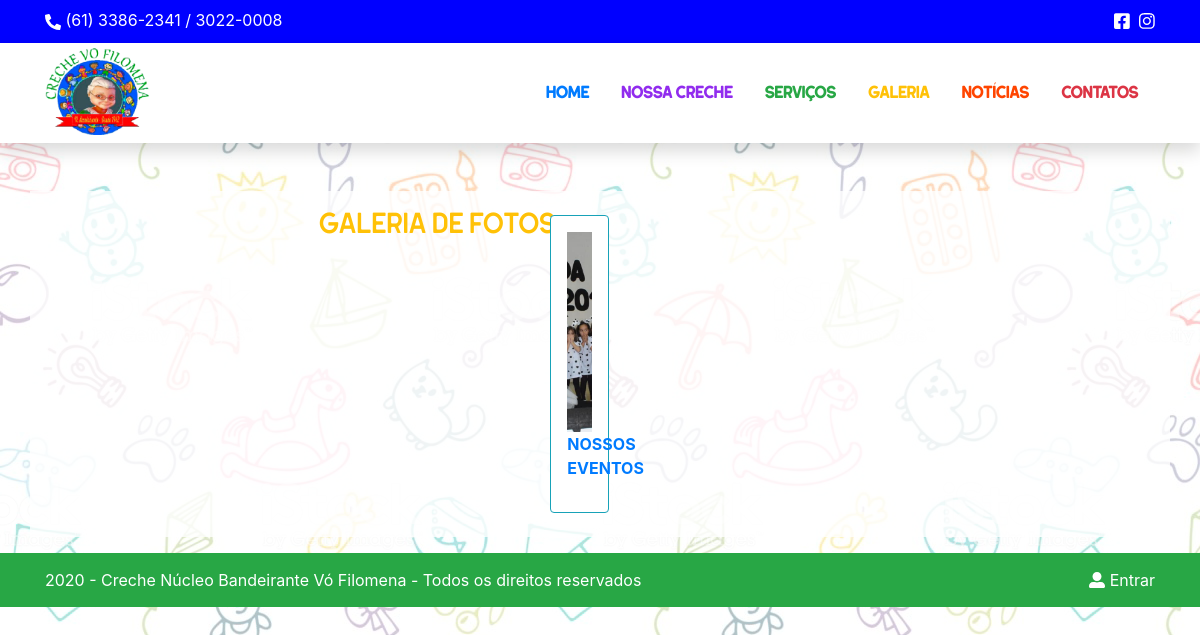
Page /index.php/site/Galeria on the committed database.
### tables this page shows
CREATE TABLE `album` (
  `id_album` int(11) NOT NULL,
  `titulo_album` varchar(200) DEFAULT NULL,
  `img_album` text,
  `pasta_album` varchar(100) NOT NULL,
  `create_album` datetime DEFAULT NULL,
  `alter_album` datetime DEFAULT NULL
);

### application/controllers/Site.php (called while the page is built, shortened)
<?php
class Site extends CI_Controller {
	public function Galeria() {
		$NumReg = 16;
		$this->load->model('Galeria_model');
		$galeria = $this->Galeria_model->MostraAlbumSite($NumReg);
		$dados = array('titulo' =>'Galeria - Creche Núcleo Bandeirante Vó Filomena', 'galeria' => $galeria);
		$this->load->view('galeria', $dados);
	}
}

### index.php (called while the page is built, shortened)
<?php
require_once BASEPATH.'core/CodeIgniter.php';

### application/models/Galeria_model.php (called while the page is built, shortened)
<?php
class Galeria_model extends CI_Model {
	public function MostraAlbumSite($NumReg) {
		$this->db->limit($NumReg);
		return $this->db->get('album')->result();
	}
}

### application/views/galeria.php (the view, shortened to what this page needs)
<!DOCTYPE html>
<html lang="pt-br">
<head>
    <link rel="stylesheet" href="<?= base_url('assets/css/bootstrap.min.css');?>" rel="stylesheet">
    <link rel="stylesheet" href="<?= base_url('assets/css/style.css');?>" rel="stylesheet">
</head>
<body>
    <div class="row top">
        <div class="container">
            <div class="row">
                <div class="col-lg-8 ">
                    <i class="fas fa-phone-alt align-middle"></i> (61) 3386-2341 / 3022-0008
                </div>
                <div class="col-lg-4 text-right">
                    <a href="https://www.facebook.com/CrecheVoFilomenaNucleoBandeirante/?ref=br_rs" target="_blank" class="text-white top-social" title="Facebook"><i class="fab fa-facebook-square"></i></a>
                    <a href="https://www.instagram.com/explore/locations/1015808779/creche-vo-filomena-nucleo-bandeirante/?hl=pt-br" target="_blank" class="text-white top-social" title="Instagram"><i class="fab fa-instagram"></i></a>
                </div>
            </div>
        </div>
    </div>
    <div class="row header sticky-top shadow bg-white">
        <div class="container">
            <div class="row">
                <div class="col-lg-4">
                    <img src="<?= base_url('assets/img/logo_creche.png');?>" alt="" class="img-fluid" width="30%">
                </div>
                <div class="col-lg-8 align-middle">
                    <ul class="nav menu justify-content-end mt-4">
                        <li class="nav-item">
                            <a class="nav-link text-primary" href="<?= site_url();?>/">HOME</a>
                        </li>
                        <li class="nav-item">
                            <a class="nav-link text-purple" href="<?= site_url();?>/#NossaCreche">NOSSA CRECHE</a>
                        </li>
                        <li class="nav-item">
                            <a class="nav-link text-success" href="<?= site_url();?>/#Servicos">SERVIÇOS</a>
                        </li>
                        <li class="nav-item">
                            <a class="nav-link text-warning" href="<?= site_url();?>/#Galeria">GALERIA</a>
                        </li>
                        <li class="nav-item">
                            <a class="nav-link text-orage" href="<?= site_url();?>/#Noticias">NOTÍCIAS</a>
                        </li>
                        <li class="nav-item">
                            <a class="nav-link text-danger" href="<?= site_url();?>/#Contatos">CONTATOS</a>
                        </li>
                    </ul>
                </div>
            </div>
        </div>
    </div>
    <div class="bg_galeria">
        <div class="container" id="Galeria">
            <div class="row mt-5 p-3 bg_fundo justify-content-md-center">
                <h3 class="text-warning">Galeria de Fotos</h3>
                <div class="row">
                <?php
                    foreach($galeria as $value => $gl) {
                ?>
                    <div class="col col-lg-2 border border-info rounded p-3 m-2 bg-white">
                        <a href="<?= site_url('Site/Album/'.$galeria[$value]->id_album);?>">
                            <img src="<?= base_url($galeria[$value]->img_album);?>" class="img-fluid capas popupimage" alt="">
                            <div class="col text-left p-0">
                                <p><b><?= $galeria[$value]->titulo_album; ?></b></p>
                            </div>
                        </a>
                    </div>
                <?php
                    }
                ?>
                </div>
            </div>
        </div>
    </div>
    <div class="row rodape bg-success mt-3">
        <div class="container">
            <div class="row text-white">
                <div class="col-lg-8">
                    <?= date('Y').' - Creche Núcleo Bandeirante Vó Filomena - Todos os direitos reservados ' ?>
                </div>
                <div class="col-lg-4 text-right">
                    <a href="<?= site_url('Login');?>" target="_blank" class="text-white"><i class="fas fa-user-alt"></i> Entrar</a>
                </div>
            </div>
        </div>
    </div>
</body>
</html>

### assets/css/style.css (style rules this page uses)
* { margin: 0; padding: 0; }
body { background-image: url(../img/bg.png); }
.top { margin: 0; padding: 8px 0; background-color: #0000FF; font-size: 16px; color: #FFFFFF; }
.header { margin: 0; height: 100px; padding: 5px 0; background-color: #fffff; }
.top-social { font-size: 18px; margin-left: 5px; }
.menu { margin: 0; font-weight: bold; font-family: 'Hillstown', Arial, Helvetica, sans-serif; }
.text-orage { color: #FF4500; }
.text-purple { color: #912CEE; }
h3 { font-family: 'Hillstown', Arial, Helvetica, sans-serif; }
.rodape { margin: 0; padding: 15px 0 15px 0; }
.bg_fundo { background-color: rgba(255, 255, 255, 0.8); }
.menu { width: auto; float: right; margin: 0 auto; border: 0 solid; list-style: none; z-index: 100; }
.capas { width: 100%; height: 200px; object-fit: cover; }

### rows in the picture
album: img_album (picture), titulo_album "NOSSOS EVENTOS"
